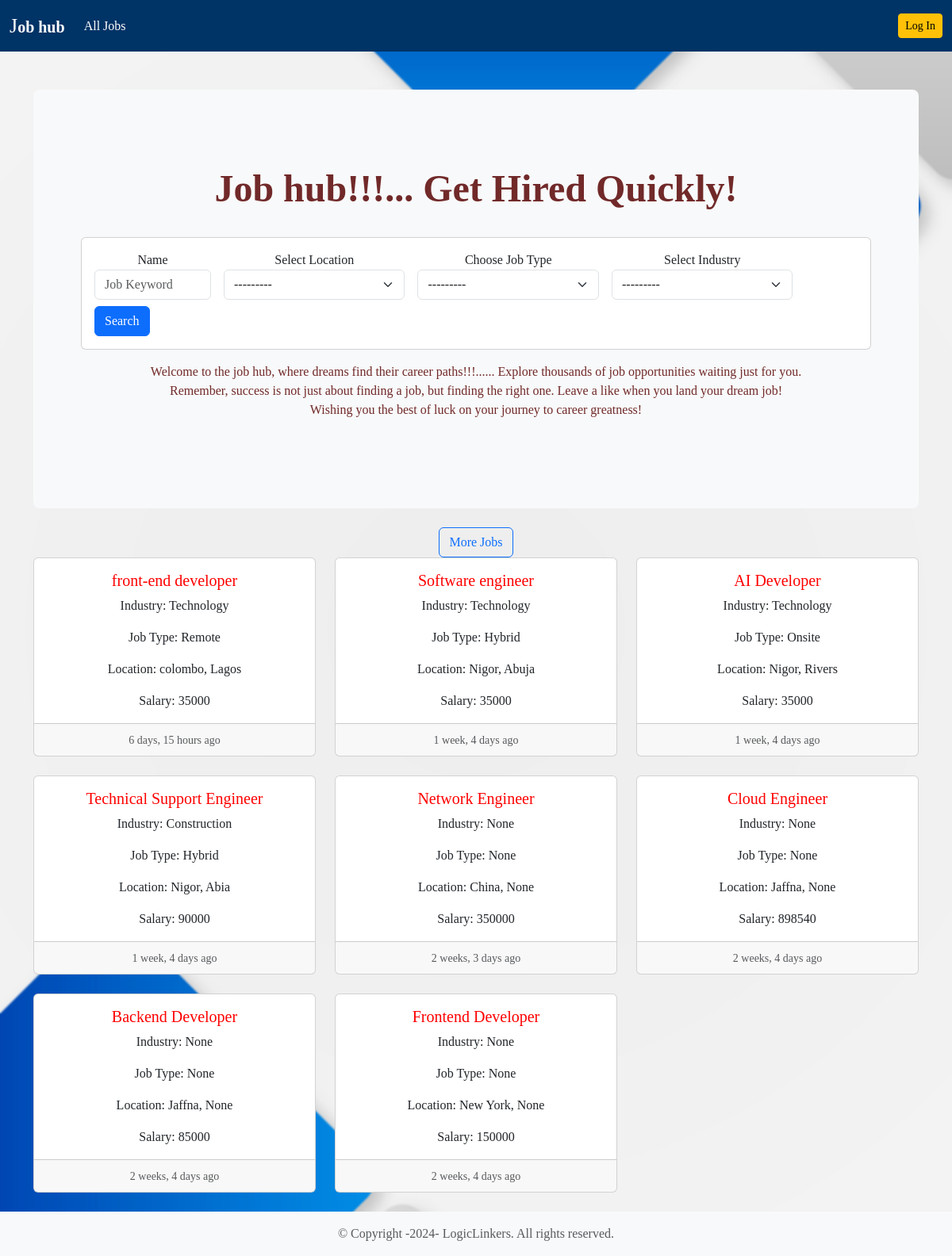
The page / on the database its author committed.
### job/models.py (models this page shows, shortened)
class Job(models.Model):
   job_type_choices = (
    ('Remote', 'Remote'),
    ('Onsite', 'Onsite'),
    ('Hybrid', 'Hybrid')
   )
   user = models.ForeignKey(User, on_delete=models.CASCADE)
   company = models.ForeignKey(Company, on_delete=models.CASCADE)
   title = models.CharField(max_length=100)
   city = models.CharField(max_length=100)
   salary = models.PositiveIntegerField(default=35000)
   requirements = models.TextField()
   ideal_candidate = models.TextField()
   is_available = models.BooleanField(default=True)
   timestamp = models.DateTimeField(auto_now_add=True)
   industry = models.ForeignKey(Industry, on_delete=models.DO_NOTHING, null=True, blank=True)
   state = models.ForeignKey(State, on_delete=models.DO_NOTHING, null=True, blank=True)
   job_type = models.CharField(max_length=20, choices=job_type_choices, null=True, blank=True)

class Industry(models.Model):
    name = models.CharField(max_length=100)
    def __str__(self):
        return self.name

class State(models.Model):
    name = models.CharField(max_length=100)
    def __str__(self):
        return self.name

### website/views.py (the view)
# urls.py: 2. Add a URL to urlpatterns:  path('', views.home, name='home')
def home(request):
   filter = JobFilter(request.GET, queryset=Job.objects.filter(is_available=True).order_by('-timestamp'))
   context = {'filter':filter}
   return render(request, 'website/home.html', context)

### templates/website/home.html
{% extends 'base.html' %}
{% load humanize %}
{% load widget_tweaks %}
{% block content %}
<section>
  <div class="p-5 mb-4 bg-light rounded-3">
    <div class="container-fluid py-5">
      <h2 class="display-5 fw-bold">Job hub!!!... Get Hired Quickly!</h2>
      <br>
      <div class="card">
        <div class="card-body">
          <form class="row gy-2 gx-3 align-items-center">
            <div class="col-sm-2">
              <label for="autosizingInput">Name</label>
              {% render_field filter.form.title class="form-control" id="autosizingInput" placeholder="Job Keyword" %}
            </div>
            <div class="col-sm-3">
              <label for="autosizingSelect">Select Location</label>
              {% render_field filter.form.state class="form-select" %}
            </div>
            <div class="col-sm-3">
              <label for="autoSizingSelect">Choose Job Type</label>
              {% render_field filter.form.job_type class="form-select" %}
            </div>
            <div class="col-sm-3">
              <label for="autoSizingSelect">Select Industry</label>
              {% render_field filter.form.industry class="form-select" %}
            </div>
            <div class="col-auto">
              <button type="submit" class="btn btn-primary">Search</button>
            </div>
          </form>
        </div>
      </div>
      <p class="http://127.0.0.1:8080/dashboard/" style="color: black;">
        <center>
            Welcome to the job hub, where dreams find their career paths!!!......
            Explore thousands of job opportunities waiting just for you.<br>
            Remember, success is not just about finding a job, but finding the right one. Leave a like when you land your dream job!</br>
            Wishing you the best of luck on your journey to career greatness!
        </center>
    </p>
    </div>
  </div>
</section>
<a href="{% url 'job-listing' %}" class="btn btn-outline-primary" type="button">More Jobs</a>
<div class="row row-cols-1 row-cols-md-3 g-4">
  {% for job in filter.qs %}
  <div class="col">
    <div class="card h-100">
      <div class="card-body">
        <h5 class="card-title" style="color: red;">{{ job.title }}</h5>
        <p class="card-text">Industry: {{ job.industry }}</p>
        <p class="card-text">Job Type: {{ job.job_type }}</p>
        <p class="card-text">Location: {{ job.city }}, {{ job.state }}</p>
        <p class="card-text">Salary: {{ job.salary }}</p>
      </div>
      <div class="card-footer">
        <small class="text-muted">{{ job.timestamp | naturaltime }}</small>
      </div>
    </div>
  </div>
  {% endfor %}
</div>
<br>
{% endblock content %}

### templates/base.html (shortened to what this page needs)
{% load static %}
<!DOCTYPE html>
<html lang="en">
<head>
    <link href="https://cdn.jsdelivr.net/npm/bootstrap@5.3.2/dist/css/bootstrap.min.css" rel="stylesheet">
    <link rel="stylesheet" type="text/css" href="{% static 'dashboard/css/style.css' %}">
</head>
<body>
  <nav class="navbar navbar-expand-lg navbar-dark custom-bg-darkblue">
        <div class="container-fluid">
        <a class="navbar-brand" href="{% url 'home' %}" style="display: inline-block;">
            <span class="larger-letter">J</span><span class="jobhub-text">ob hub</span>
        </a>
          <div class="collapse navbar-collapse" id="navbarSupportedContent">
            {% if request.user.is_authenticated %}
            {% if request.user.is_applicant %}
            <ul class="navbar-nav me-auto mb-2 mb-lg-0">
              <li class="nav-item">
                <a class="nav-link active" aria-current="page" href="{% url 'home' %}">Home</a>
              </li>
              {% if request.user.has_resume %}
              <li class="nav-item">
                <a class="nav-link" href="{% url 'job-listing' %}">Apply to Jobs</a>
              </li>
              <li class="nav-item">
                <a class="nav-link" aria-current="page" href="{% url 'applied-jobs' %}">Manage Job Applications</a>
              </li>
              {% else %}
              <li class="nav-item">
                <a class="nav-link" href="{% url 'update-resume' %}">Create Resume</a>
              </li>
              {% endif %}
              <li class="nav-item">
                <a class="nav-link disabled" href="#" tabindex="-1" aria-disabled="true">{{request.user.email}}</a>
              </li>
            </ul>
            <a href="{% url 'logout' %}" class="btn btn-warning btn-sm">Logout</a>
            {% elif request.user.is_recruiter %}
            <ul class="navbar-nav me-auto mb-2 mb-lg-0">
              <li class="nav-item">
                <a class="nav-link active" aria-current="page" href="{% url 'home' %}">Home</a>
              </li>
              {% if request.user.has_company %}
              <li class="nav-item">
                <a class="nav-link" href="{%  url 'create-job' %}">Create Job Ads</a>
              </li>
              <li class="nav-item">
                <a class="nav-link" href="{%  url 'manage-jobs' %}">Manage Jobs</a>
              </li>
              {% else %}
              <li class="nav-item">
                <a class="nav-link" href="{% url 'update-company' %}">Create Company</a>
              </li>
              {% endif %}
              <li class="nav-item">
                <a class="nav-link disabled" href="#" tabindex="-1" aria-disabled="true">{{request.user.email}}</a>
              </li>
            </ul>
            <a href="{% url 'logout' %}" class="btn btn-warning btn-sm">Logout</a>
            {% endif %}
            {% else %}
            <ul class="navbar-nav me-auto mb-2 mb-lg-0">
              <li class="nav-item">
                <a class="nav-link active" aria-current="page" href="{% url 'job-listing' %}">All Jobs</a>
              </li>
            </ul>
            <a href="{% url 'login' %}" class="btn btn-warning btn-sm">Log In</a>
            {% endif %}
          </div>
        </div>
      </nav>
      <div class="container mt-5">
        {% block content %}
        {% endblock content %}
      </div>
    <footer class="footer mt-auto py-3 bg-light">
        <div class="container text-center">
            <span class="text-muted">
              <div class="copyright">
                &copy; Copyright -2024- LogicLinkers. All rights reserved.
            </div>
            </span>
        </div>
    </footer>
</body>
</html>

### dashboard/static/dashboard/css/style.css (style rules this page uses)
body { background-image: url('../images/blue.jpg'); background-size: cover; background-position: center; background-repeat: no-repeat; backdrop-filter: blur(1px); color: rgb(113, 41, 41); text-align: center; font-family: "Times New Roman", Times, serif; }
.custom-bg-darkblue { background-color: #003366; }

### rows shown on the page
Job: title "front-end developer", industry "Technology", job_type "Remote", city "colombo", state "Lagos", salary "35000", timestamp "6 days, 15 hours ago"
Job: title "Software engineer", industry "Technology", job_type "Hybrid", city "Nigor", state "Abuja", salary "35000", timestamp "1 week, 4 days ago"
Job: title "AI Developer", industry "Technology", job_type "Onsite", city "Nigor", state "Rivers", salary "35000", timestamp "1 week, 4 days ago"
Job: title "Technical Support Engineer", industry "Construction", job_type "Hybrid", city "Nigor", state "Abia", salary "90000", timestamp "1 week, 4 days ago"
Job: title "Network Engineer", industry "None", job_type "None", city "China", state "None", salary "350000", timestamp "2 weeks, 3 days ago"
Job: title "Cloud Engineer", industry "None", job_type "None", city "Jaffna", state "None", salary "898540", timestamp "2 weeks, 4 days ago"
Job: title "Backend Developer", industry "None", job_type "None", city "Jaffna", state "None", salary "85000", timestamp "2 weeks, 4 days ago"
Job: title "Frontend Developer", industry "None", job_type "None", city "New York", state "None", salary "150000", timestamp "2 weeks, 4 days ago"
